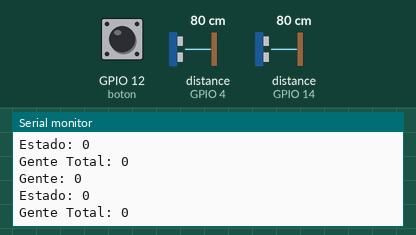
The sketch below on a simulated ESP8266 (NodeMCU). On the bench: the last lines printed to the serial monitor. Wiring (inferred from the names in the program): 2 × ultrasonic range finder: trigger GPIO 0, echo GPIO 14 / trigger GPIO 5, echo GPIO 4. The inputs (shaded band) are chosen by the test bench; at power-on: distance to the obstacle (sensors on GPIO 4, GPIO 14) 80 cm, GPIO 12 (boton) HIGH. The echo pulse lasts 58.3 µs per cm; WiFi joins after 1.5 s; servers stay silent unless stated; no MQTT or app messages arrive unless stated.

Above: at 2.7 s.
2.8 s: distance to the obstacle (sensor on GPIO 4) set to 2 cm
At 3.6 s:
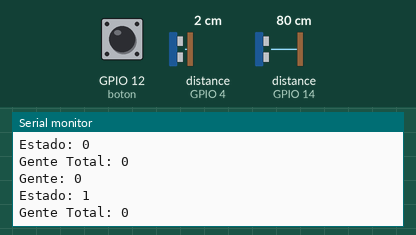
4.3 s: distance to the obstacle (sensor on GPIO 14) set to 2 cm
At 5.3 s:
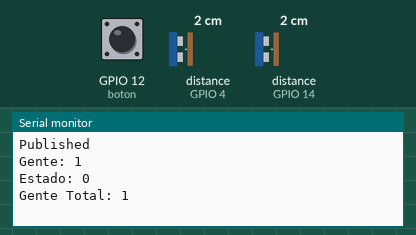
5.8 s: GPIO 12 (boton) pulled LOW for 0.65 s
9.6 s: GPIO 12 (boton) pulled LOW for 1 s
12.1 s: distance to the obstacle (sensor on GPIO 4) set to 60 cm
At 12.8 s:
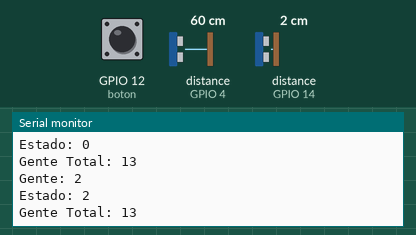
Timing chart, 0 to 14.6 s (numbered marks = the images above; inputs shaded):
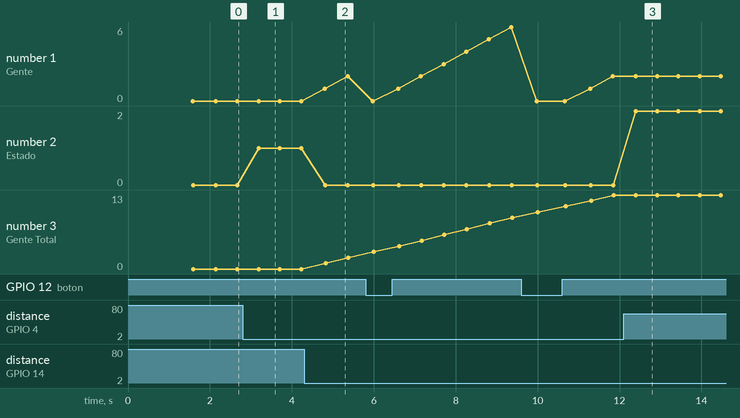

The sketch:

OpcionUltraSonido.ino
```cpp
    #include <PubSubClient.h>
    #include <ESP8266WiFi.h>

    const char *ssid =  "Nombre de la Red";
    const char *pass =  "Contraseña";
    WiFiClient client;
    PubSubClient pubsub_client(client);
    void publicar(int hayPersona, int peopleCount,int totalCount);

    // definir Pines
    const int trigPin1 = 5;
    const int echoPin1 = 4;
    const int trigPin2 = 0;
    const int echoPin2 = 14;
    const int boton = 12;

    // definir variables
      //Sesnsores
      long duration1;
      int distance1;
      long duration2;
      int distance2;

      //Contadores
      int contador = -1;
      int totalCount = -1;
      int hayPersona = 0;

      //Logica
      int estadoBoton = HIGH;
      int estado = 0;
    void setup() {

      pinMode(boton, INPUT);
      pinMode(trigPin2, OUTPUT);
      pinMode(echoPin2, INPUT);
      pinMode(trigPin1, OUTPUT);
      pinMode(echoPin1, INPUT);
      Serial.begin(9600);

      digitalWrite(trigPin2, LOW);
      digitalWrite(trigPin1, LOW);

      //Conexion a Wifi
      Serial.println("Connecting to ");
      Serial.println(ssid);
      WiFi.begin(ssid, pass);
      while (WiFi.status() != WL_CONNECTED) {
        delay(500);
        Serial.print(".");
      }
      Serial.println("");
      Serial.println("WiFi connected");

      //Conexion a Thinsgboard
      pubsub_client.setServer("demo.thingsboard.io", 1883); // This is default if you are using thingsboard

      while (!pubsub_client.connect ("c879e6c0-b745-11ea-b4ad-47e5929eed78","qUZBqPqW1xo5owHG32MC", NULL)) {
            delay(500);
            Serial.print(".");
      }
      Serial.println("");
      Serial.println("Thingsboard connected");
    }
    void loop() {

      estadoBoton=digitalRead(boton);
      delay(15);
      //Logica de Entrada/Salida
      if(distance1 < 50){
        if(estado == 0){
          estado = 1;
        } else if(estado == 2){
          contador = contador - 1;
          if(contador == 0){
            hayPersona = 0;
            publicar(hayPersona, contador, totalCount);
          }
          estado = 0;
          publicar(hayPersona, contador, totalCount);
          }
        }
        if(distance2 < 50){
          if(estado == 0){
            estado = 2;
          }else if(estado == 1){
            totalCount++;
            contador = contador + 1;
            estado = 0;
            if(contador == 1){
              hayPersona = 1;
              publicar(hayPersona, contador, totalCount);
            }
            publicar(hayPersona, contador, totalCount);
          }
        }

      //Boton de Reseteo
      if (estadoBoton==LOW){
        contador =0;
        estado=0;
        hayPersona = 0;
        publicar(hayPersona, contador, totalCount);
      }

      //Muestra por Pantalla de los datos
      Serial.print("Gente: ");
      Serial.println(contador);
      Serial.print("Estado: ");
      Serial.println(estado);
      Serial.print("Gente Total: ");
      Serial.println(totalCount);


      //Sensado

      delay(500);
      //Primer sensor
      digitalWrite(trigPin2, LOW);
      delayMicroseconds(2);
      digitalWrite(trigPin2, HIGH);
      delayMicroseconds(10);
      digitalWrite(trigPin2, LOW);
      duration2 = pulseIn(echoPin2, HIGH);
      distance2= duration2/59;

      //Segundo Sensor
      digitalWrite(trigPin1, LOW);
      delayMicroseconds(2);
      digitalWrite(trigPin1, HIGH);
      delayMicroseconds(10);
      digitalWrite(trigPin1, LOW);
      duration1 = pulseIn(echoPin1, HIGH);
      distance1= duration1/59;

    }

    //Funcion Para subir a Thngsboard los datos
    void publicar(int hayPersona, int peopleCount,int totalCount){
         String payload = "{";
         payload += "\"Hay_personas\":"; payload += hayPersona; payload += ",";
         payload += "\"peopleCount\":"; payload += peopleCount; payload += ",";
         payload += "\"totalCount\":"; payload += totalCount;
         payload += "}";
        Serial.println(payload);
        if(pubsub_client.publish("v1/devices/me/telemetry",payload.c_str())){
          Serial.println("Published");
        }
    }
```

Measured:
- after the input at 2.8 s, the serial monitor: prints a new line after 0.39 s (image 1)
- after the input at 4.3 s, the serial monitor: prints a new line after 0.45 s (image 2)
- after the input at 12.1 s, the serial monitor: prints a new line after 0.30 s (image 3)
- plotted number 1: 0 → 2 after the input at 4.3 s
- plotted number 2: 0 → 1 after the input at 2.8 s
- plotted number 3: 0 → 2 after the input at 4.3 s
